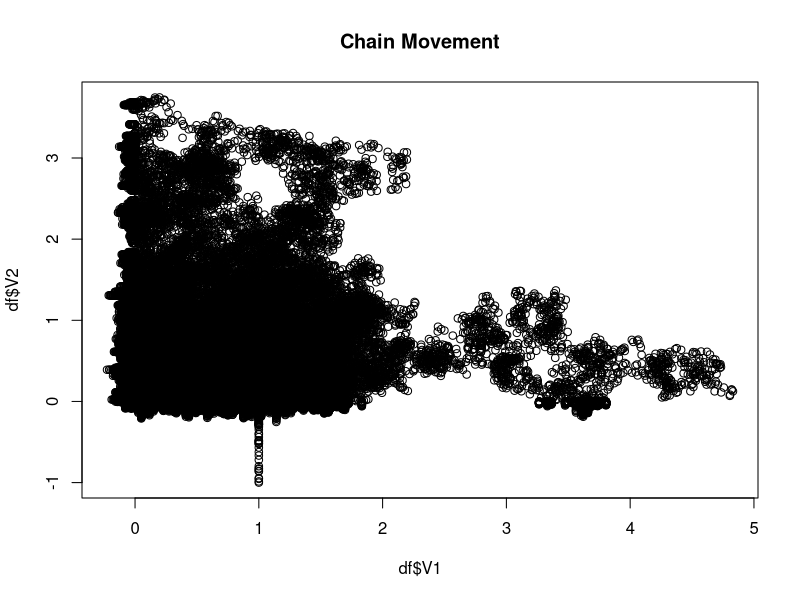
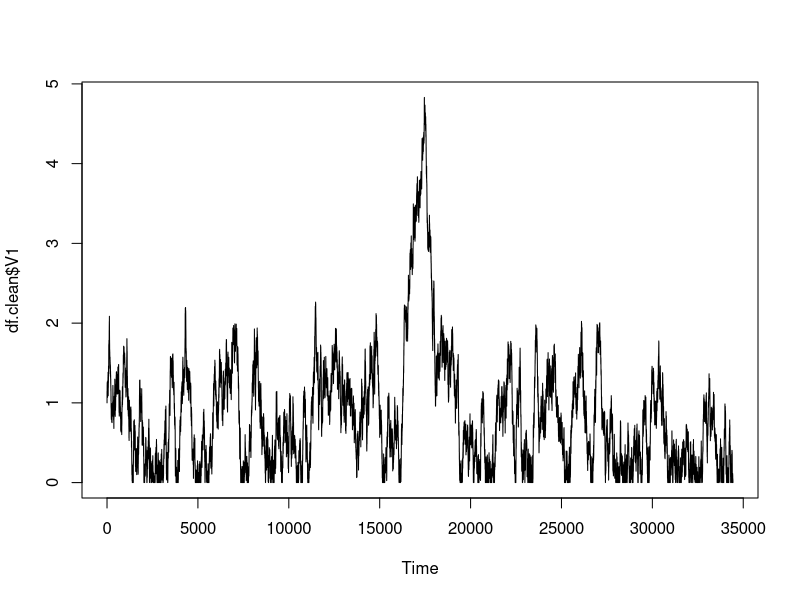
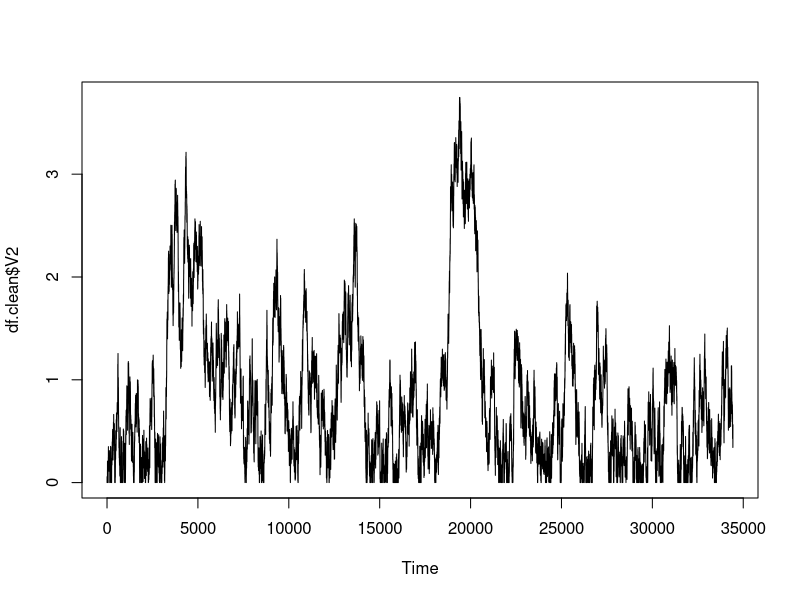
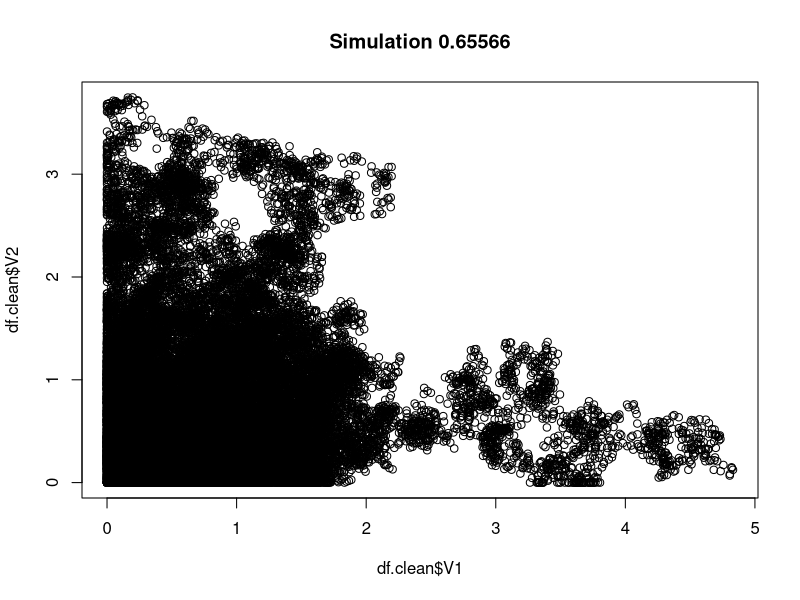
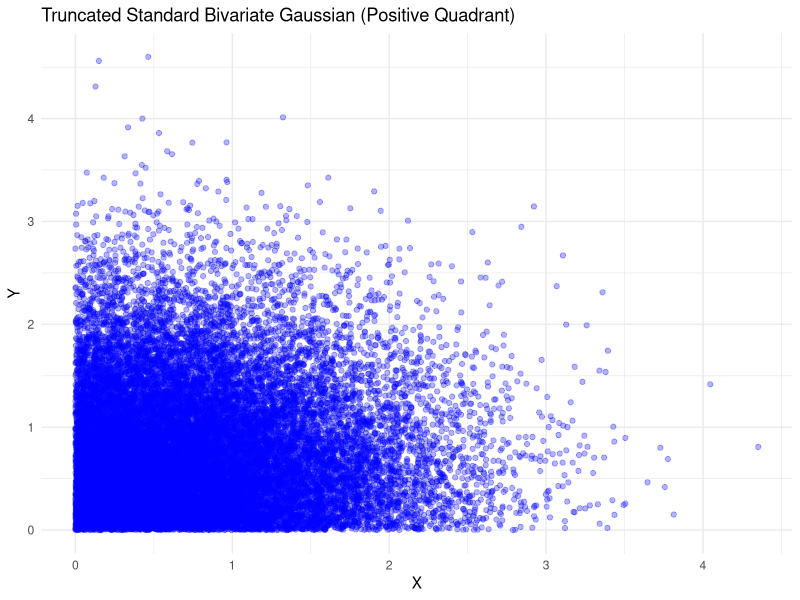

Generate these figures, in order, with R:
#####################################
### Bivariate Truncated Distribution
####################################
###################################
#### Function to find projection
###################################
set.seed(123) 
projection  = function(u)
{
  if(all(u[1] < 0, na.rm = TRUE) && all(u[2] < 0, na.rm = TRUE))
  {
    return(c(0,0))
  } else if (u[1]>0 & u[2]<0)
  {
    return(c(u[1],0))
  } else
  {
    return(c(0,u[2]))
  }
}

####################################
##### Shooting an arrow function
####################################
#u = (x,y): is current position
#c0 = (a,b): is projection from current position 
# v : random draw from standard gaussian distribution
arrow = function(u,c0,z)
{
  x = u[1]
  y = u[2]
  a = c0[1]
  b = c0[2]
  
  z1 = sqrt(abs(x)) + z*(x - a)
  z2 = sqrt(abs(y)) + z*(y - b)
  return(c(z1,z2))
}

# z = rnorm(1)
# a = 0 
# b = 0
# arrow(4,-5,z)
####################
### Augmented Drift
#################### 
aug_drift= function(x)
{
  x1 = x[1]
  x2 = x[2]
  
  if( x1>0 && x2>0)
  {
    return(-x)
  }
  else
  {
    return(c(-Inf, -Inf))
  }
}

#aug_drift(c(a,b))

########################
##Probability function
#######################
p = function(x,dt,v)
{
  mu = aug_drift(x) 
  temp = sqrt(pi*dt)*v*mu
  return(pnorm(temp/2)) 
}

#p(c(2,-3), 1e-2,z)

###############################################
### AugUBA2D : Truncated Bivariate Gaussian
################################################
AugUBA2d = function(x0,dt,N)
{
  #Initialize
  out = matrix(0 , nrow = N , ncol = 2)
  step = matrix(0 , nrow= N , ncol = 2)
  d = numeric(N)
  out[1, ] = x0
  step[1, ] = 0
  d[1] = 0
  for( i in 2:N)
  {
    x1 = out[(i-1),1]
    x2 = out[(i-1),2]
    U = runif(2)
    
    ##If point is inside the support, run UBA
    if(!is.na(x1) && x1 > 0 && !is.na(x2) && x2 > 0){
      print('Entering UBA')
      v = rnorm(n = 2 , mean = 0, sd = 1)
      prob = p(out[(i-1), ], dt = dt, v = v)
      b = ifelse(U <= prob, 1, -1)
    }else{ 
      ##Point is outside the support, run AugUBA
      print('Entering AugUBA')
      z = rnorm(n=1 , mean = 0 , sd =1)
      prob = p(out[(i-1), ], dt = dt , v= rep(z,2) )
      
      c0 = projection(out[(i-1), ]) #find projection
      v = arrow(out[(i-1), ], c0,z) #shoot the arrow
      # #Calculate the unit sized jump along the arrow
      dist = sqrt(sum(out[(i-1) , ] - c0)^2)
      jump =  (c0 - out[(i-1), ])/dist
      b = ifelse(U<= prob , jump, -jump)
    }
    
    out[i , ] = out[(i-1) , ] + sqrt(2*dt)*b*v
    step[i, ] = sqrt(2*dt)*b*v
    d[i]= 2*dt*sum( (b*v)^2)
    print(i)
  } 
  
  rtn = cbind(out, step , d)
  return(rtn)
}

### Example 

foo_AugUBA = AugUBA2d(x0 = c(1,-1) , dt = 1e-3, N = 1e5) 
df = data.frame(round(foo_AugUBA,4))

plot(df$V1 , df$V2 , main = 'Chain Movement')
df.clean = df[df$V1 > 0 & df$V2 > 0, ]
correct= nrow(df.clean)
ratio = 1 - (correct/1e5)
ratio
colnames(df.clean)
ts.plot(df.clean$V1)
plot.ts(df.clean$V2)

plot(df.clean$V1,df.clean$V2 , main = paste("Simulation",ratio))
##### Truth 
# Load required libraries
library(MASS)     # For mvrnorm to generate bivariate normal data
library(ggplot2)  # For visualization

# Set parameters for the standard bivariate Gaussian
mean <- c(0, 0)               # Mean vector (standard normal)
sigma <- matrix(c(1, 0,       # Covariance matrix (identity for standard case)
                  0, 1), 
                nrow = 2)


# Generate random samples
# For reproducibility
n_samples <- 100000
data <- mvrnorm(n = n_samples, mu = mean, Sigma = sigma)

# Convert to a data frame and apply truncation
data_df <- as.data.frame(data)
colnames(data_df) <- c("x", "y")
truncated_data <- subset(data_df, x > 0 & y > 0)  # Keep only points in the positive quadrant

# Plot the truncated data
ggplot(truncated_data, aes(x = x, y = y)) +
  geom_point(alpha = 0.3, color = "blue") +       # Scatterplot
  labs(title = "Truncated Standard Bivariate Gaussian (Positive Quadrant)",
       x = "X",
       y = "Y") +
  theme_minimal()


